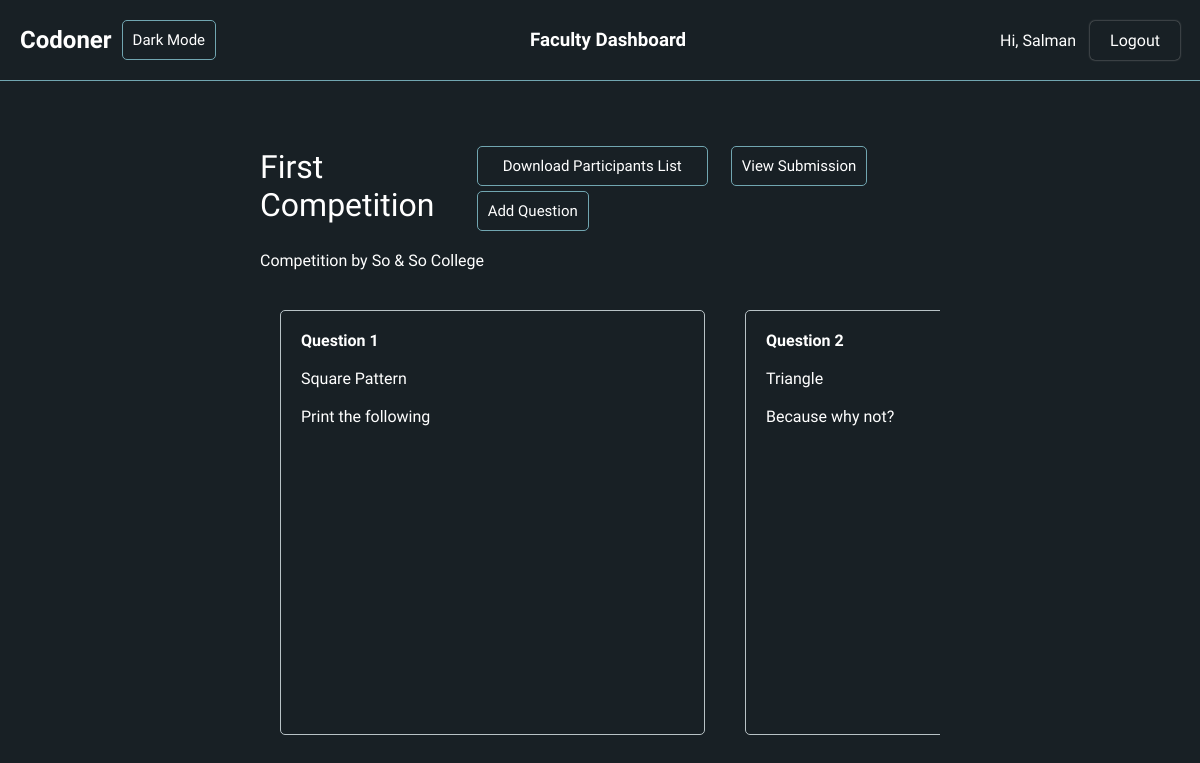
Page /user/competition/1/ (signed in) on the earlier database version.
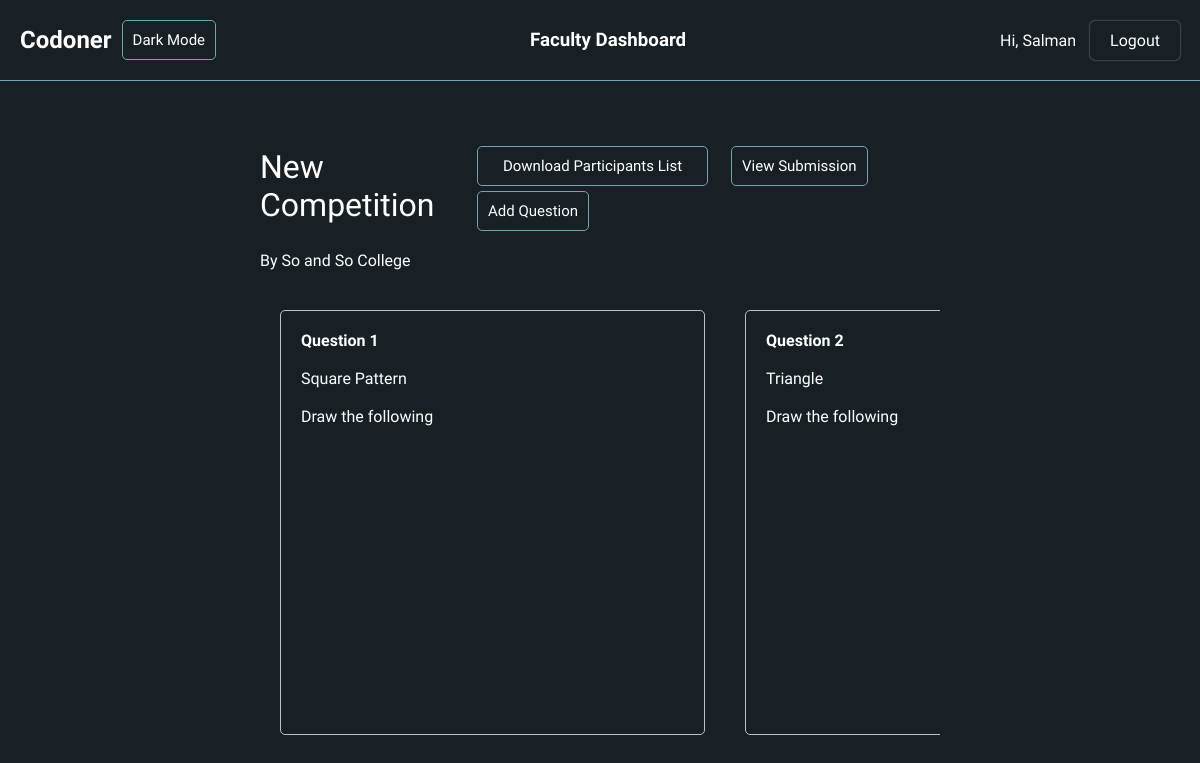
Same page on the later database version.
### main/models.py (models this page shows, shortened)
class Competition(models.Model):
    title = models.CharField(max_length=256)
    description = models.TextField()
    creator = models.ForeignKey(User, on_delete=models.CASCADE, null=True)

class Question(models.Model):
    title = models.CharField(max_length=256)
    description = models.TextField()
    competition = models.ForeignKey(
        Competition, on_delete=models.CASCADE, null=True)

### account/views.py (the view, shortened to what this page needs)
# urls.py: path('competition/<id>/', competition_view),
@login_required(login_url='/user/login')
def competition_view(request, id):
    if request.user.is_staff:
        competition = Competition.objects.filter(id=id).first()
        if request.user != competition.creator:
            return redirect('/user/')
        questions = Question.objects.filter(competition=competition)
        context = {
            'competition': competition,
            'questions': questions
        }
        return render(request, 'competition.html', context=context)
    else:
        return redirect('/code')

### account/templates/competition.html (shortened to what this page needs)
{% extends "base.html" %}
{% load static %}
{% block stylesheet %}
<link rel="stylesheet" href="{% static 'css/question.css' %}">
{% endblock %}
{% block content %}
    <div class="question">
        <div class="question-title">
            {{competition.title}}
            <div>
                <button><a href="/user/download/participants/{{competition.id}}">Download Participants List</a></button>
                <a href="result/">
                    <button>View Submission</button>
                </a>
                <button onclick="showAddForm()">Add Question</button>
            </div>
        </div>
        <div class="question-description">
            {{competition.description}}
        </div>
        <div class="testcases">
            {% for question in questions %}
                <div class="testcase">
                    <a href="/user/question/{{question.id}}">
                        <b>
                            Question {{forloop.counter}} <br><br>
                        </b>
                        {{question.title}} <br><br>
                        {{question.description}}
                    </a>
                </div>
            {% empty %}
                <div class="testcase">
                    No Questions found, Add some.
                </div>
            {% endfor %}
        </div>
    </div>
{% endblock %}

Differences in the rows shown:
changed Competition: title "First Competition" → "New Competition"; description "Competition by So & So College" → "By So and So College"
changed Question "Square Pattern": description "Print the following" → "Draw the following"
changed Question "Triangle": description "Because why not?" → "Draw the following"
